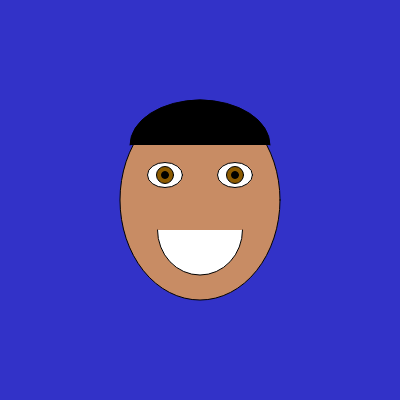
Frame 1 (no input)
Frame 60 (no input): identical to frame 1, image omitted
Frame 120 (the mouse pressed at the canvas centre since frame 60): identical to frame 1, image omitted

The p5.js sketch that drew this single still picture (run headless with seeded random() and noise() and a simulated clock; from frame 60 on, the mouse is pressed at the canvas centre):

// p5.js sketch
// ── sketch.js
let eyespacing = 35;

function setup() {
  createCanvas(400, 400);
}

function draw() {
  background(50,50,200);
    // fill(255,0,0);
  // ellipse(width/2, height/2-50, 160,200);
  fill(100,100,60);
  console.log("x: " + mouseX + ", y: " + mouseY);

  fill (200,140,100);
  ellipse(width/2, height/2, 160,200);
  
  //hair
  push();
  fill(0);
  //noFill();
  rotate(0);
  arc(width/2,145,140,90,PI,0);
  pop();

  //eyes
  push();
    fill(255);
    translate(0,175);
      push();
        translate(width/2-eyespacing,0);
        ellipse(0,0,35,25);
          push();
            fill(140,90,0);
            ellipse(0,0,17,17);
              push();
                fill(0);
                ellipse(0,0,7,7);
              pop();
          pop();
      pop();
  pop();
    push();
      fill(255);
      translate(0,175);
        push();
          translate(width/2+eyespacing,0);
          ellipse(0,0,35,25);
            push();
              fill(140,90,0);
              ellipse(0,0,17,17);
                push();
                  fill(0);
                  ellipse(0,0,7,7);
                pop();
            pop();
        pop();
    pop();
  
  //mouth
  push();
  fill(300);
  arc(width/2,230,85,90,0,PI);
  pop();
  
  //beginShape();
  // vertex(120,177);
  // vertex(270,177);
  // vertex(width/2,99)
  // endShape(CLOSE);
  
  
}
